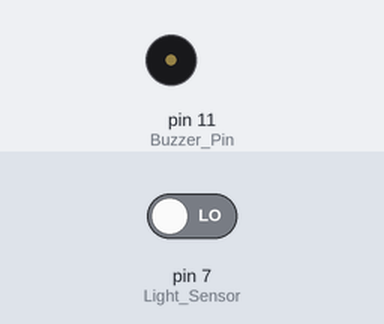
Bench run of a sketch on a simulated Arduino Uno, built with avr-gcc and run on an emulated ATmega328P. On the bench: buzzer (waves = sounding, pin HIGH). The inputs (shaded band) are chosen by the test bench; at power-on: pin 7 (Light_Sensor) LOW.

Above: at 1.7 s.
1.8 s: pin 7 (Light_Sensor) driven HIGH
At 2.6 s:
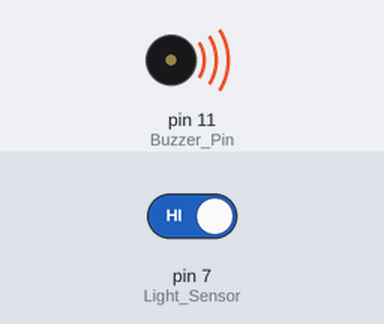
4.8 s: pin 7 (Light_Sensor) driven LOW
At 6.1 s:
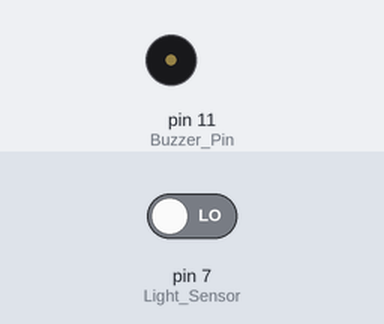
Timing chart, 0 to 7.8 s (numbered marks = the images above; inputs shaded):
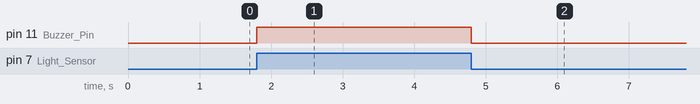

The sketch:

lesar_sys.ino
```cpp
void setup() {
   // put your setup code here, to run once:
  pinMode(11,OUTPUT); //Buzzer Pin
  pinMode(7,INPUT); // Light Sensor
  delay(500);
}

void loop() {
  // put your main code here, to run repeatedly:
  int i=0;
  if(digitalRead(7) == HIGH){
    //a:
    digitalWrite(11,HIGH);
    delay(1000);
    digitalWrite(11,LOW);
    //delay(100);
    //i++;
    //if(i<50){
    //goto a;
  }


}

//}
```

Measured:
- after the input at 1.8 s, pin 11 (Buzzer_Pin): LOW → HIGH at once
- after the input at 4.8 s, pin 11 (Buzzer_Pin): HIGH → LOW at once
